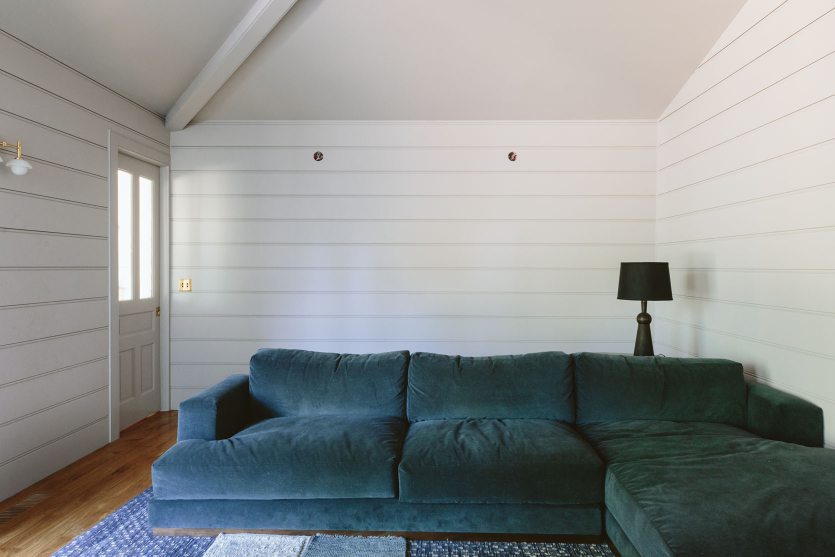
#> input picture images/source/pairs/before1.jpg, 1670 x 1113 px (shown at 1/2 size); its folder holds only this picture in this run
$ python show_refs.py
#> lines starting #> are read from the running program, lines starting #| are printed output that depends on the picture
import glob, sys
from PIL import Image, ImageDraw
sys.path.insert(0, "tools/pairs")
from patches import REFERENCE
tiles = []
for name, rects in REFERENCE.items():
    im = Image.open(glob.glob(f"images/source/pairs/{name}.*")[0]).convert("RGB"); W, H = im.size
#> further down, im is the input picture: PIL image 1670x1113 RGB; mean R, G, B 142.7, 145.9, 144.8
#> after `W, H = im.size`: W = 1670; H = 1113
    for a, b, c, d in rects:
        crop = im.crop((round(a*W), round(b*H), round(c*W), round(d*H))); crop.thumbnail((180, 120))
        t = Image.new("RGB", (184, 136), "white"); t.paste(crop, (2, 16)); ImageDraw.Draw(t).text((2, 2), name, fill="black"); tiles.append(t)
#> this loop made 1 pass
#> pass 1, `crop = im.crop((round(a * W), round(b * H), round(c * W), round(d * H)`:
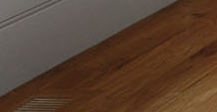
#> crop: PIL image 217x112 RGB; mean R, G, B 88.9, 65.8, 49.1
#> after the loop:
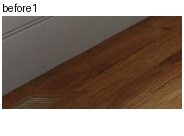
#> t: PIL image 184x136 RGB; mean R, G, B 143, 127.6, 116.4
#> after the loop, tiles = 1 item
#> (the run stopped early here; a loop or call above may not have finished)
